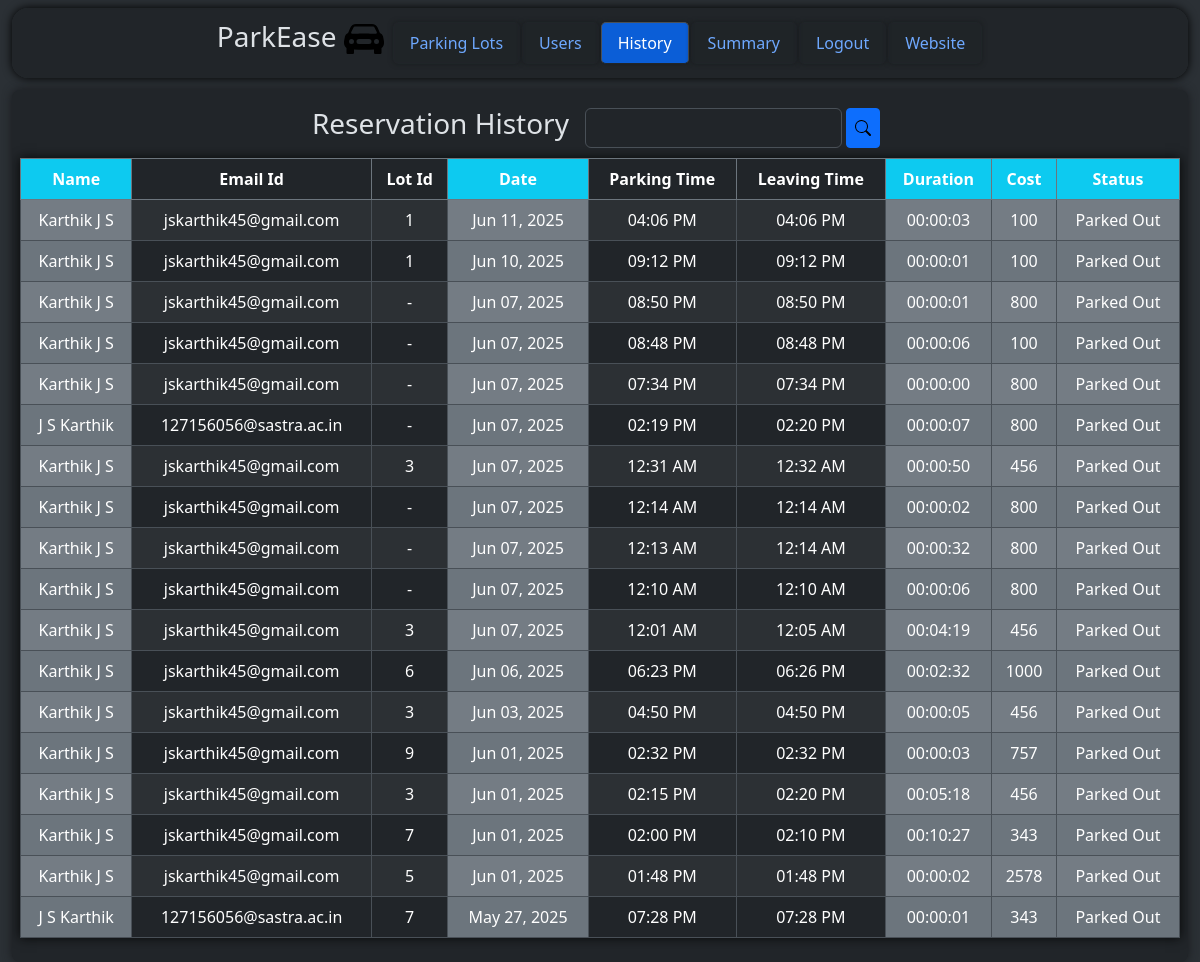
/admin/dashboard/history (signed in), run on an earlier commit of the app's database.
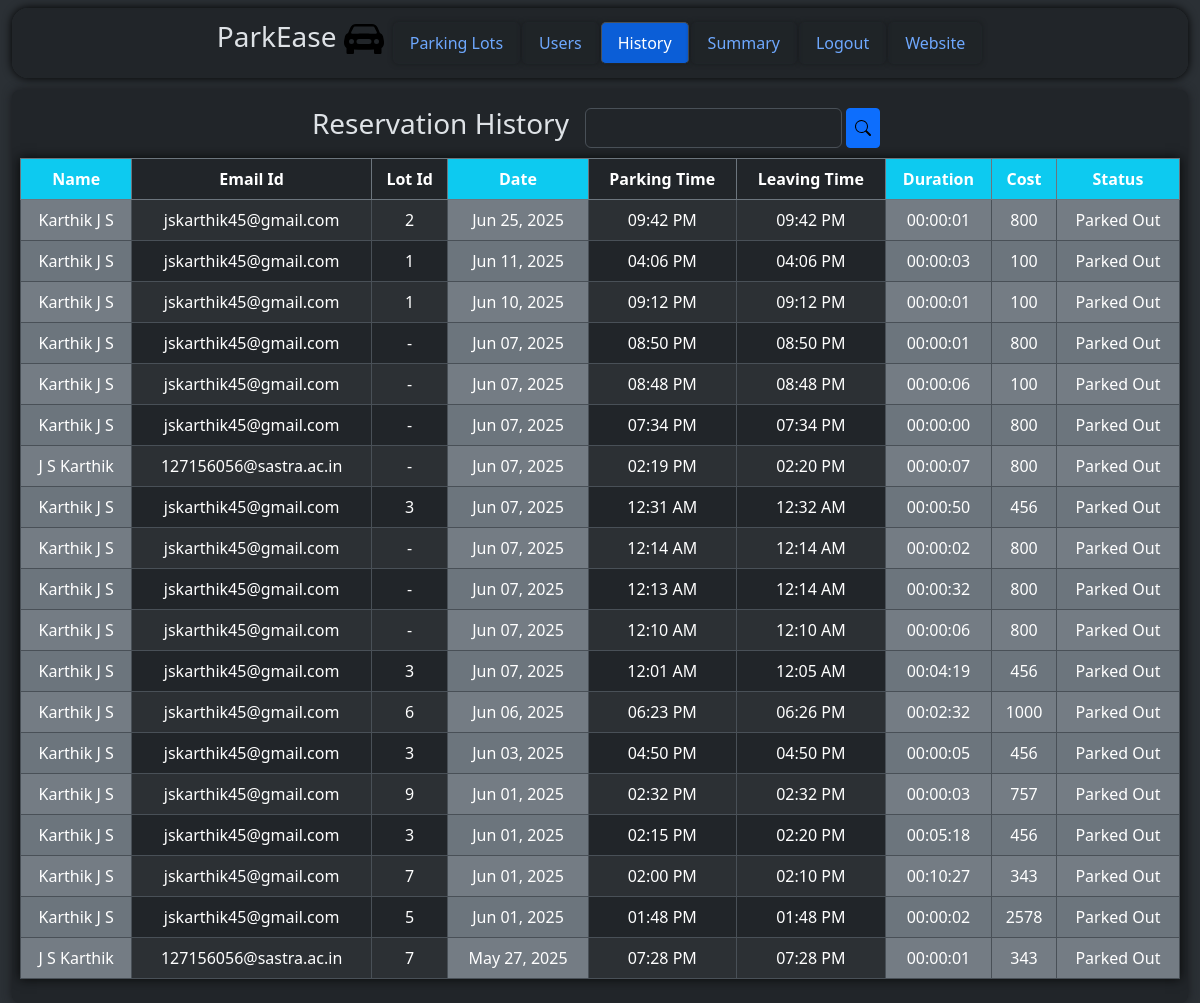
And on a later commit of the database.
### models/parkingInfo.py (models this page shows, shortened)
class ReservedParkingSpot(db.Model) :
    __tablename__ = "reservedparkingspot"
    id = db.Column(db.Integer, primary_key = True, autoincrement = True)
    parkingSpotId = db.Column(db.Integer, db.ForeignKey("parkingspot.id"))
    userId = db.Column(db.Integer, db.ForeignKey("user.id"))
    parkingTimestamp = db.Column(db.DateTime)
    leavingTimestamp = db.Column(db.DateTime)
    totalCost = db.Column(db.Integer)
    vehicleNumber = db.Column(db.String)

class ParkingLot(db.Model) :
    __tablename__ = "parkinglot"
    id = db.Column(db.Integer, primary_key = True, autoincrement = True)
    landmark = db.Column(db.String)
    noOfParkingSpots = db.Column(db.Integer)
    pricePerHr = db.Column(db.Integer)
    addressId = db.Column(db.Integer, db.ForeignKey("address.id"))
    address = db.relationship("Address", uselist = False, backref = "parkingLot") #parking lot and address is 1 - 1
    parkingSpots = db.relationship("ParkingSpot", backref = "parkingLot") #parking lot and parking spot is 1 - M

### models/userInfo.py (models this page shows, shortened)
class User(db.Model) :
    __tablename__ = "user"
    id = db.Column(db.Integer, primary_key = True, autoincrement = True)
    firstName = db.Column(db.String)
    lastName = db.Column(db.String)
    age = db.Column(db.Integer)
    addressId = db.Column(db.Integer, db.ForeignKey("address.id"))
    email = db.Column(db.String, unique = True)
    password = db.Column(db.String, unique = True)
    address = db.relationship("Address", backref = "users") #user and address is M - 1
    reservedParkingSpots = db.relationship("ReservedParkingSpot", backref = "user") #user and reserved parking spot is 1 - M

### controllers/adminDashboard.py (the view)
@adminbp.route("/dashboard/history", methods = ["GET"])
def history() :
    if request.method == "GET" :
        return render_template("admin/reservationHistory.html", reservedParkingSpots = viewHistory())

### controllers/adminDashboard.py (called while the page is built)
@adminbp.before_request
def restrict() :
    if session.get("type") != "admin" :
        return redirect(url_for("general.signIn"))

def viewHistory() :
    return db.session.execute(db.select(ReservedParkingSpot).order_by(nulls_first(desc(ReservedParkingSpot.parkingTimestamp)))).scalars().all()

### templates/admin/reservationHistory.html (shortened to what this page needs)
<!DOCTYPE html>
<html class = "h-100" data-bs-theme = "dark">
    <head>
        <link rel = "stylesheet" href = "/static/bootstrap/css/bootstrap.min.css"/>
        <link rel = "stylesheet" href = "/static/css/style.css"/>
    </head>
    <body class = "h-100">
        <div class = "container-fluid bg-body-tertiary min-vh-100">
            <div class = "container-fluid d-flex justify-content-center bg-body">
                <div class = "d-flex justify-content-center align-items-center container-fluid mt-2 rounded-4 position-fixed height" style = "background-color: rgba(33, 37, 41, 0.9); z-index: 1000; box-shadow: 0 0 10px rgb(0, 0, 0); backdrop-filter: blur(3px);">
                    <div class = "overflow-auto" style = "height: 100%; width: 100%;">
                        <ul class = "nav nav-tabs d-flex align-items-center justify-content-center" style = "height: 100%; width: 100%;">
                            <a href = "/" class = "text-decoration-none text-reset me-2">
                                <h3>
                                    ParkEase
                                    <img src = "/static\images\car-front-fill.svg" alt = "Logo" style = "width: 40px;"/>
                                </h3>
                            </a>
                            <li class = "nav-item">
                                <a class = "nav-link" href = "/admin/dashboard">
                                    Parking Lots
                                </a>
                            </li>
                            <li class = "nav-item">
                                <a class = "nav-link", href = "/admin/dashboard/users">
                                    Users
                                </a>
                            </li>
                            <li class = "nav-item">
                                <a class = "nav-link active", href = "/admin/dashboard/history">
                                    History
                                </a>
                            </li>
                            <li class = "nav-item">
                                <a class = "nav-link" href = "/admin/dashboard/summary">
                                    Summary
                                </a>
                            </li>
                                <a class = "nav-link" href = "/signIn">
                                    Logout
                                </a>
                            <li class = "nav-item">
                                <a class = "nav-link" href = "/">
                                    Website
                                </a>
                            </li>
                        </ul>
                    </div>
                </div>
            </div>
            <div class = "rounded-3 container-fluid bg-body p-2 overflow-auto margin-top" style = "height: 80%; width: 100%; box-shadow: 0 0 10px rgb(24, 26, 29);">
                <div class = "d-flex justify-content-center align-items-center gap-2" style = "height: 60px;">
                    <h3>
                        Reservation History
                    </h3>
                    <p>
                        <form method = "POST" action = "/admin/dashboard/searchResults" class = "d-flex">
                            <input type = "text" name = "searchValue" class = "form-control" style = "height: 40px;"/> &nbsp;
                            <button type = "submit" name = "action" value = "search" class = "btn btn-primary btn-sm d-flex justify-content-center align-items-center" style = "height: 40px;">
                                <img src = "\static\images\search.svg" alt = "Search"/>
                            </button>
                        </form>
                    </p>
                </div>
                <div>
                    <table class = "table table-striped table-bordered table-hover text-center" style = "box-shadow: 0 0 10px rgb(7, 8, 8)">
                        <thead class = "border-secondary">
                            <tr>
                                <th class = "bg-info">
                                    Name
                                </th>
                                <th>
                                    Email Id
                                </th>
                                <th>
                                    Lot Id
                                </th>
                                <th class = "bg-info">
                                    Date
                                </th>
                                <th>
                                    Parking Time
                                </th>
                                <th>
                                    Leaving Time
                                </th>
                                <th class = "bg-info">
                                    Duration
                                </th>
                                <th class = "bg-info">
                                    Cost
                                </th>
                                <th class = "bg-info">
                                    Status
                                </th>
                            </tr>
                        </thead>
                        <tbody>
                            {% for reservedParkingSpot in reservedParkingSpots %}
                                <tr>
                                    <td class = "bg-secondary">
                                        {{ reservedParkingSpot.user.firstName }} {{ reservedParkingSpot.user.lastName }}
                                    </td>
                                    <td>
                                        {{ reservedParkingSpot.user.email }}
                                    </td>
                                    <td>
                                        {% if reservedParkingSpot.parkingSpot is not none %}
                                            {{ reservedParkingSpot.parkingSpot.parkingLot.id }}
                                        {% else %}
                                            -
                                        {% endif %}
                                    </td>
                                    {% if reservedParkingSpot.parkingTimestamp is none %}
                                        {% set a = 1 %}
                                        <td class = "bg-secondary">
                                            -
                                        </td>
                                        <td>
                                            -
                                        </td>
                                    {% else %}
                                        <td class = "bg-secondary">
                                            {{ reservedParkingSpot.parkingTimestamp.strftime("%b %d, %Y") }}
                                        </td>
                                        <td>
                                            {{  reservedParkingSpot.parkingTimestamp.strftime("%I:%M %p") }}
                                        </td>
                                    {% endif %}
                                    {% if reservedParkingSpot.leavingTimestamp is none %}
                                        {% set b = 1 %}
                                        <td>
                                            -
                                        </td>
                                        <td class = "bg-secondary">
                                            -
                                        </td>
                                        <td class = "bg-secondary">
                                            -
                                        </td>
                                    {% else %}
                                        <td>
                                            {{ reservedParkingSpot.leavingTimestamp.strftime("%I:%M %p") }}
                                        </td>
                                        <td class = "bg-secondary">
                                            {% set dur = (reservedParkingSpot.leavingTimestamp - reservedParkingSpot.parkingTimestamp).total_seconds() | int %}
                                            {{ "%02d" | format(dur // 3600) }}:{{ "%02d" | format((dur % 3600) // 60) }}:{{ "%02d" | format(dur % 60) }}
                                        </td>
                                        <td class = "bg-secondary">
                                            {{ reservedParkingSpot.totalCost }}
                                        </td>
                                    {% endif %}
                                    {% if a == 1 %}
                                        <td class = "bg-danger">
                                            Reserved
                                        </td>
                                    {% elif b == 1 %}
                                        <td class = "bg-success">
                                            Occupied
                                        </td>
                                    {% else %}
                                        <td class = "bg-secondary">
                                            Parked Out
                                        </td>
                                    {% endif %}
                                </tr>
                            {% endfor %}
                        </tbody>
                    </table>
                </div>
            </div>
        </div>
    </body>
</html>

### static/css/style.css (style rules this page uses)
.nav-tabs { border: none; }
.nav-tabs .nav-link { border-radius: 5px; margin: 1px; box-shadow: 0 0 5px rgb(25, 28, 31); backdrop-filter: blur(1px); }
.nav-tabs .nav-link.active { background-color: rgb(11, 94, 215); }
.height { height: 70px; width: 98%; }
.margin-top { margin-top: 90px }

What changed in the data, as far as the page shows it:
added ReservedParkingSpot: user.firstName "Karthik", user.lastName "J S", user.email "jskarthik45@gmail.com", parkingSpot.parkingLot.id "2", parkingTimestamp "Jun 25, 2025", parkingTimestamp "09:42 PM", leavingTimestamp "09:42 PM", dur "00", value "00", dur "01", totalCost "800"
